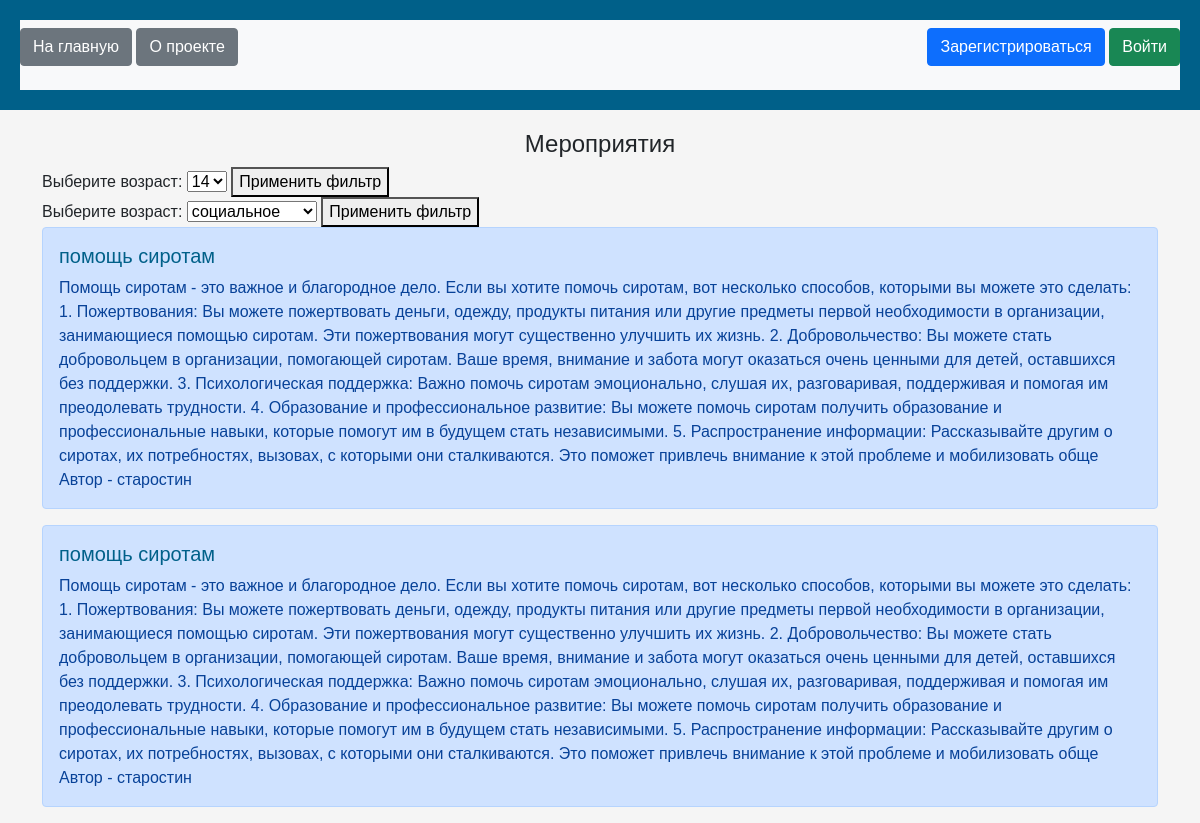
Before: / with the older database file.
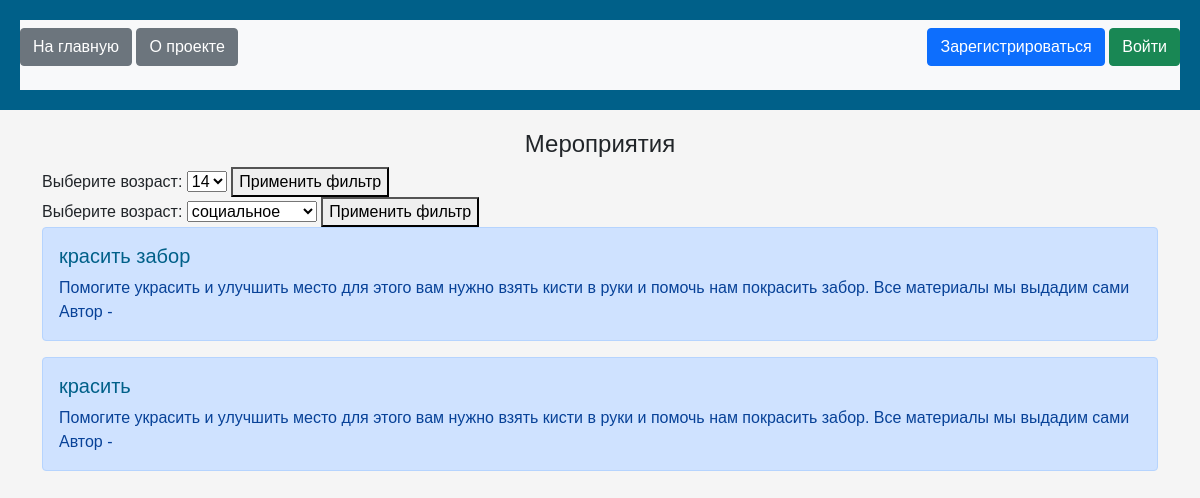
After: the same page with the newer database file.
### data/jobs.py (models this page shows)
class Jobs(SqlAlchemyBase, SerializerMixin):
    __tablename__ = 'jobs'
    id = sqlalchemy.Column(sqlalchemy.Integer,
                           primary_key=True, autoincrement=True)
    team_leader = sqlalchemy.Column(sqlalchemy.Integer,
                                    sqlalchemy.ForeignKey("users.id"))
    job = sqlalchemy.Column(sqlalchemy.String, nullable=True)
    des = sqlalchemy.Column(sqlalchemy.String, nullable=True)
    spher = sqlalchemy.Column(sqlalchemy.String, nullable=True)
    start_date = sqlalchemy.Column(sqlalchemy.DateTime,
                                   default=datetime.datetime.now)
    end_date = sqlalchemy.Column(sqlalchemy.DateTime,
                                 default=datetime.datetime.now)
    age = sqlalchemy.Column(sqlalchemy.Integer, nullable=True)
    adress = sqlalchemy.Column(sqlalchemy.String, nullable=True)
    contact = sqlalchemy.Column(sqlalchemy.String, nullable=True)
    user = orm.relationship('User')

### data/users.py (models this page shows, shortened)
class User(SqlAlchemyBase, UserMixin, SerializerMixin):
    __tablename__ = 'users'
    id = sqlalchemy.Column(sqlalchemy.Integer,
                           primary_key=True, autoincrement=True)
    name = sqlalchemy.Column(sqlalchemy.String, nullable=True)
    type_of_user = sqlalchemy.Column(sqlalchemy.Integer,
                                     sqlalchemy.ForeignKey('users.id'))
    email = sqlalchemy.Column(sqlalchemy.String,
                              index=True, unique=True, nullable=True)
    hashed_password = sqlalchemy.Column(sqlalchemy.String, nullable=True)
    modified_date = sqlalchemy.Column(sqlalchemy.DateTime,
                                     default=datetime.datetime.now)
    jobs = orm.relationship("Jobs", back_populates='user')

### main.py (the view)
@app.route('/', methods=['GET', 'POST'])
def index():
    db_sess = db_session.create_session()
    context = {}
    filtered_ads = []
    context["jobs"] = db_sess.query(Jobs).all()
    if request == 'POST':
        pass
    else:
        print(3)
        age = request.form.get('age')
        spher = request.form.get('spher')
        if age:
            if spher:
                for i in context['jobs']:
                    if str(i.age) == str(age) and str(i.spher) == str(spher):
                        filtered_ads.append(i)
            else:
                for i in context['jobs']:
                    if str(i.age) == str(age):
                        filtered_ads.append(i)
        else:
            if spher:
                for i in context['jobs']:
                    if str(i.spher) == str(spher):
                        filtered_ads.append(i)
            else:
                filtered_ads = context["jobs"]
    print(filtered_ads)
    return render_template('index.html', filtered_ads=filtered_ads, **context)

### data/db_session.py (called while the page is built)
def create_session() -> Session:
    global __factory
    return __factory()

### templates/index.html (shortened to what this page needs)
{% extends "base.html" %}
{% block content %}
<h1 align="center">Мероприятия</h1>
<form action="/" method="post">
    <label for="age">Выберите возраст:</label>
    <select name="age" id="age">
        <option value="14" {% if last_selected_age=='14' %}selected{% endif %}>14</option>
    </select>
    <button type="submit">Применить фильтр</button>
</form>
<form action="/" method="post">
    <label for="age">Выберите возраст:</label>
    <select name="spher" id="spher">
        <option value="социальное" >социальное</option>
    </select>
    <button type="submit">Применить фильтр</button>
</form>
{% for item in filtered_ads %}
<div class="alert alert-primary" role="alert" onclick="location.href='/jobbs/{{ item.job }}';">
    <h2>{{item.job}}</h2>
    <div>
        {{item.des}}
    </div>
    <div>
        Автор - {{item.user.name}}
    </div>
</div>
{% endfor %}
{% endblock %}

### templates/base.html (shortened to what this page needs)
<!doctype html>
<html lang="en">
    <head>
        <link rel="stylesheet"
              href="https://cdn.jsdelivr.net/npm/bootstrap@5.0.0-beta1/dist/css/bootstrap.min.css"
>
    <link rel="stylesheet" href="styles.css">
    </head>
    <body>
    <header>
    <nav class="navbar navbar-light bg-light">
        <p>
             <a href="/" class="btn btn-secondary">На главную</a>
            <a href="/about_us" class="btn btn-secondary">О проекте</a>
        </p>
        {% if current_user.is_authenticated %}
        <p>
            {% if current_user.type_of_user == 1 or current_user.type_of_user == 2 %}
            <a href="/add_jobs" class="btn btn-secondary">Добавить мероприятие</a>
            {% endif %}
            <a href="/logout" class="navbar-brand">{{ current_user.name }}</a>
        </p>
        {% else %}
        <p>
            <a class="btn btn-primary " href="/register">Зарегистрироваться</a>
            <a class="btn btn-success" href="/login">Войти</a>
        </p>
        {% endif %}
    </nav>
</header>
<main role="main" class="container">
    {% block content %}{% endblock %}
</main>
</body>
</html>

### styles/styles.css (style rules this page uses)
body { font-family: 'Arial', sans-serif; margin: 0; padding: 0; background-color: #f5f5f5; font-size: 16px; }
header { background-color: #006089; color: #fff; padding: 20px; text-align: center; margin-bottom: 20px; }
h1 { margin-top: 0; font-size: 24px; }
h2 { color: #006089; margin-top: 0; font-size: 20px; }
p { line-height: 1.6; }

Changed rows visible on the page:
removed Jobs: job "помощь сиротам", des "Помощь сиротам - это важное и благородное дело. Если вы хотите помочь сиротам, вот несколько способов, которыми вы можете это сделать: 1. Пожертвования: Вы можете пожертвовать деньги, одежду, продукты питания или другие предметы первой необходимости в организации, занимающиеся помощью сиротам. Эти пожертвования могут существенно улучшить их жизнь. 2. Добровольчество: Вы можете стать добровольцем в организации, помогающей сиротам. Ваше время, внимание и забота могут оказаться очень ценными для детей, оставшихся без поддержки. 3. Психологическая поддержка: Важно помочь сиротам эмоционально, слушая их, разговаривая, поддерживая и помогая им преодолевать трудности. 4. Образование и…", user.name "старостин"
removed Jobs: job "помощь сиротам", des "Помощь сиротам - это важное и благородное дело. Если вы хотите помочь сиротам, вот несколько способов, которыми вы можете это сделать: 1. Пожертвования: Вы можете пожертвовать деньги, одежду, продукты питания или другие предметы первой необходимости в организации, занимающиеся помощью сиротам. Эти пожертвования могут существенно улучшить их жизнь. 2. Добровольчество: Вы можете стать добровольцем в организации, помогающей сиротам. Ваше время, внимание и забота могут оказаться очень ценными для детей, оставшихся без поддержки. 3. Психологическая поддержка: Важно помочь сиротам эмоционально, слушая их, разговаривая, поддерживая и помогая им преодолевать трудности. 4. Образование и…", user.name "старостин"
added Jobs: job "красить забор", des "Помогите украсить и улучшить место для этого вам нужно взять кисти в руки и помочь нам покрасить забор. Все материалы мы выдадим сами"
added Jobs: job "красить", des "Помогите украсить и улучшить место для этого вам нужно взять кисти в руки и помочь нам покрасить забор. Все материалы мы выдадим сами"
